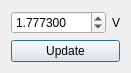
<?xml version="1.0" encoding="UTF-8"?>
<ui version="4.0">
 <class>BiasDialog</class>
 <widget class="QDialog" name="BiasDialog">
  <property name="geometry">
   <rect>
    <x>0</x>
    <y>0</y>
    <width>126</width>
    <height>69</height>
   </rect>
  </property>
  <property name="windowTitle">
   <string>Bias Set</string>
  </property>
  <layout class="QGridLayout" name="gridLayout">
   <item row="0" column="0">
    <layout class="QHBoxLayout" name="horizontalLayout">
     <item>
      <widget class="QDoubleSpinBox" name="DSB_bias">
       <property name="decimals">
        <number>6</number>
       </property>
       <property name="minimum">
        <double>-200.000000000000000</double>
       </property>
       <property name="maximum">
        <double>200.000000000000000</double>
       </property>
       <property name="value">
        <double>1.777300000000000</double>
       </property>
      </widget>
     </item>
     <item>
      <widget class="QLabel" name="label">
       <property name="text">
        <string>V</string>
       </property>
      </widget>
     </item>
    </layout>
   </item>
   <item row="1" column="0">
    <widget class="QPushButton" name="PB_BiasUpdate">
     <property name="text">
      <string>Update</string>
     </property>
    </widget>
   </item>
  </layout>
 </widget>
 <resources/>
 <connections/>
</ui>
